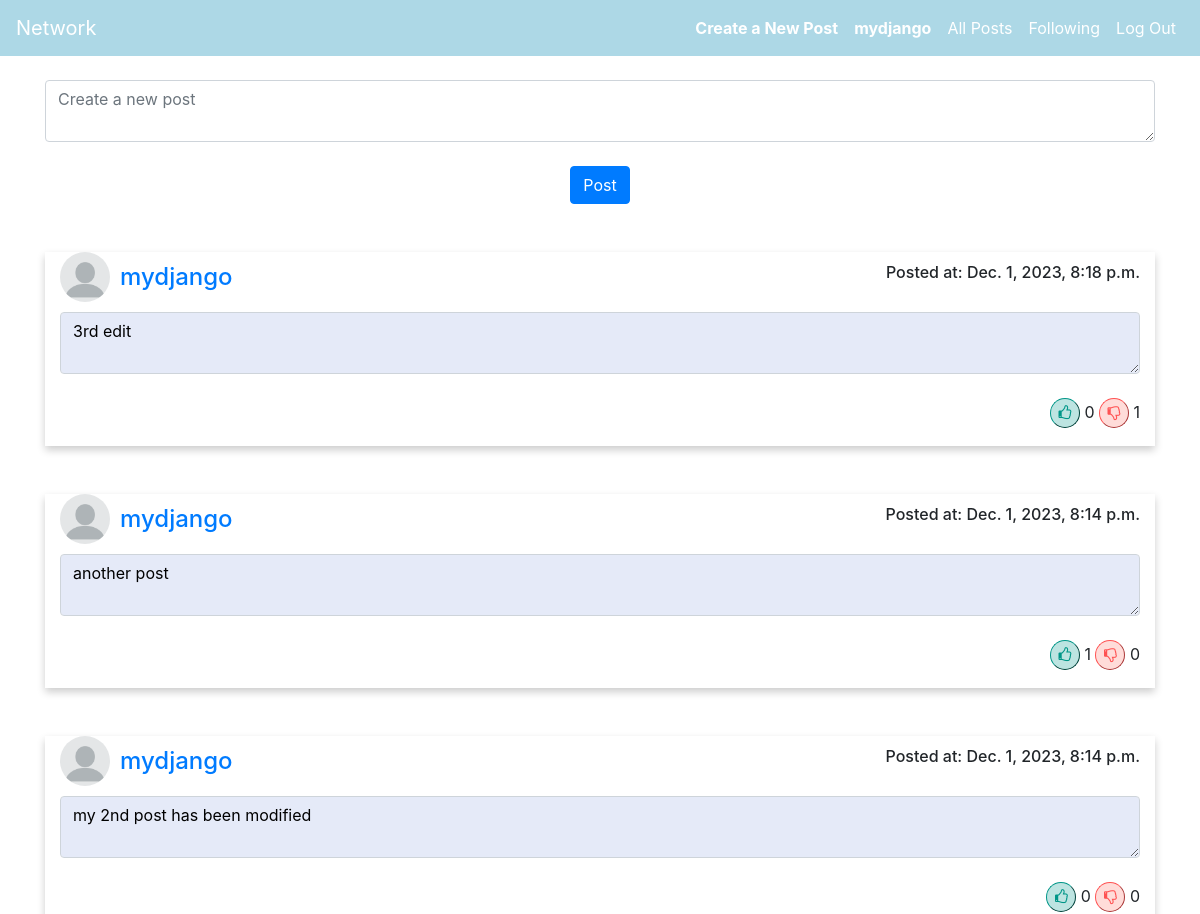
Before: /view_all_posts (signed in, upper part) with the older database file.
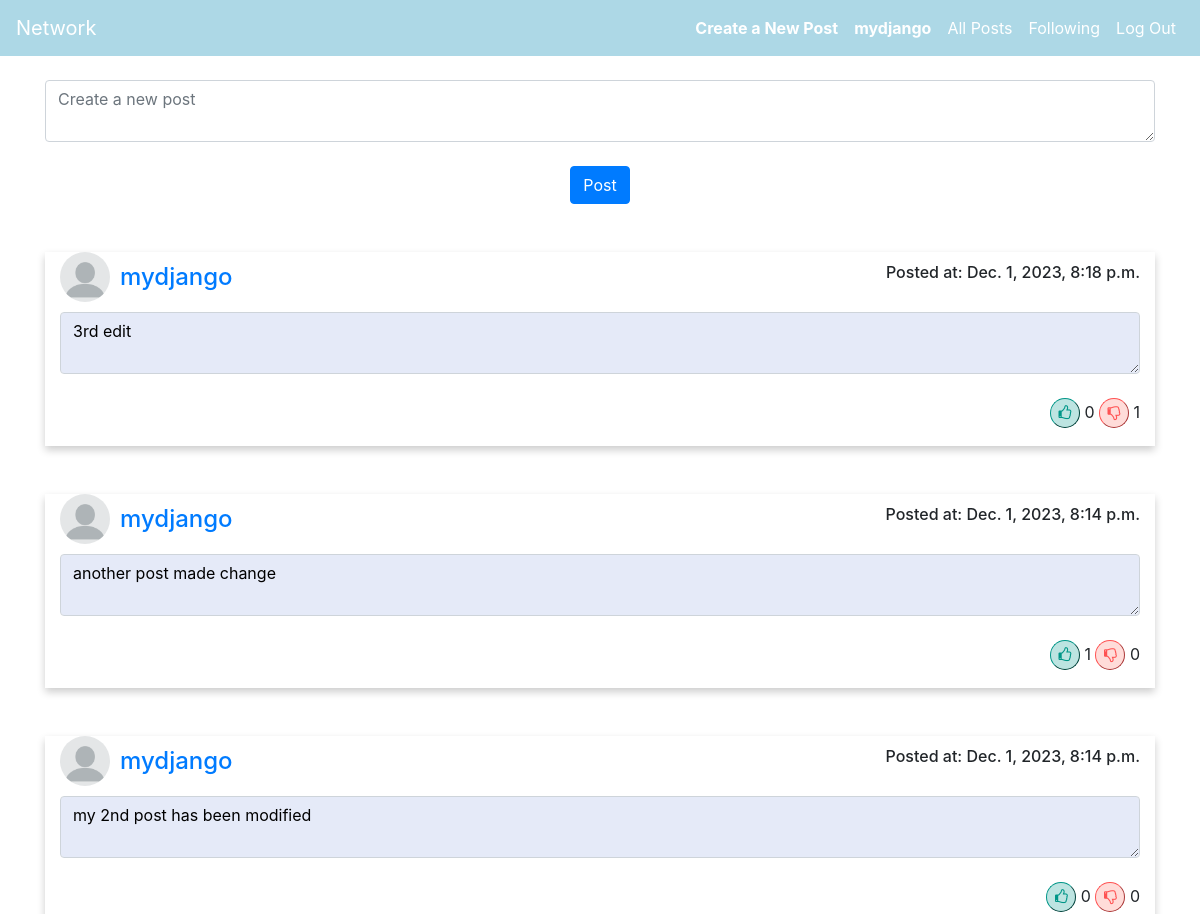
After: the same page with the newer database file.
### network/models.py (models this page shows, shortened)
class Post(models.Model):
    user = models.ForeignKey(
        User, on_delete=models.CASCADE, related_name="post_creator")
    title = models.CharField(max_length=250,default='Title')
    date_posted = models.DateTimeField(auto_now_add=True, blank=True)
    likes = models.IntegerField(default=0)
    dislikes = models.IntegerField(default=0)

class User(AbstractUser):
    followers  = models.IntegerField(default=0)
    followings =models.IntegerField(default=0)

### network/views.py (the view)
@login_required(login_url='/login')
def view_all_posts(request):
    usr = request.user
    all_posts  = Post.objects.all().order_by('-date_posted')
    lst =[]
    if (all_posts.count() >0):
        for i in all_posts:
           lst.append( i.id)
    if(len(lst)>0):
        for i in lst:
            post_obj =Post.objects.get(id= i)
            like_count = Like.objects.filter(post_id = post_obj.id,user_liked=True)
            dislike_count =Like.objects.filter(post_id = post_obj.id,user_disliked=True)
            Post.objects.filter(id=i).update(likes=like_count.count(),dislikes=dislike_count.count())
    all_posts  =  Post.objects.all().order_by('-date_posted')
    post_paginator = Paginator(all_posts,10)
    page_num = request.GET.get('page')
    page = post_paginator.get_page(page_num)
    return render(request, "network/view_all_posts.html",{
        "post":page
    })

### network/templates/network/view_all_posts.html (shortened to what this page needs)
{% extends "network/layout.html" %}
{% load static %}
{% block body %}
<div id="add_post">
    <form action="{% url 'create_post' %}" method="POST">
        <textarea  class="form-control" name="new-post" id = "new-post" placeholder="Create a new post"></textarea>
        <br>
        <div class="text-center">
          <input class="btn btn-primary" type="submit" value="Post">
        </div>
      </form>
</div>
<br></br>
{%  for p in post  %}
<div id="view_all_post">
    <div class="timeline">
        <div class="container left">
          <div class="content">
              <div style="clear: both">
                <div style="display: flex; align-items: center;">
                  <div class="circular--portrait" style="margin-right: 10px;">
                      <img src="{% static '/network/img/default.png' %}" />
                  </div>
                  <h4 style="margin: 0;"><a href="/visit_user_profle/{{p.user.id}}">{{p.user.username}}</a></h4>
                  <h6 style="margin-left: auto;">Posted at: {{p.date_posted}}</h6>
              </div>
            </div>
            <textarea class="form-control"
            disabled style="background-color:rgb(229, 234, 248); color:black; margin-top: 10px;"
            id="{{ p.id }}p" readonly>{{ p.title }}</textarea>
          </div>
        <br>
        <div id = "like_buttons">
          <button class="olike" id = {{p.id}}l>
              <i class="fa fa-thumbs-o-up" aria-hidden="true"></i>
            </button>
            <label id=lbl{{p.id}}>{{p.likes}} </label>
            <button class="vdislike" id = {{p.id}}dl>
              <i class="fa fa-thumbs-o-down" aria-hidden="true"> </i>
            </button>
            <label id=lbd{{p.id}}>{{p.dislikes}} </label>
        </div>
        <br><br>
        </div>
      </div>
</div>
<br></br>
{% endfor %}
{% endblock %}

Changed rows visible on the page:
changed Post: id "another post" → "another post made change"
